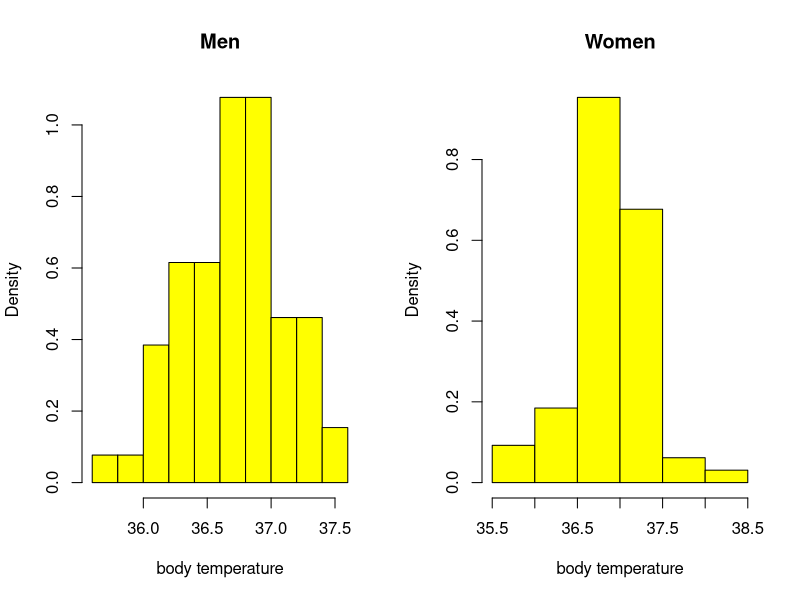
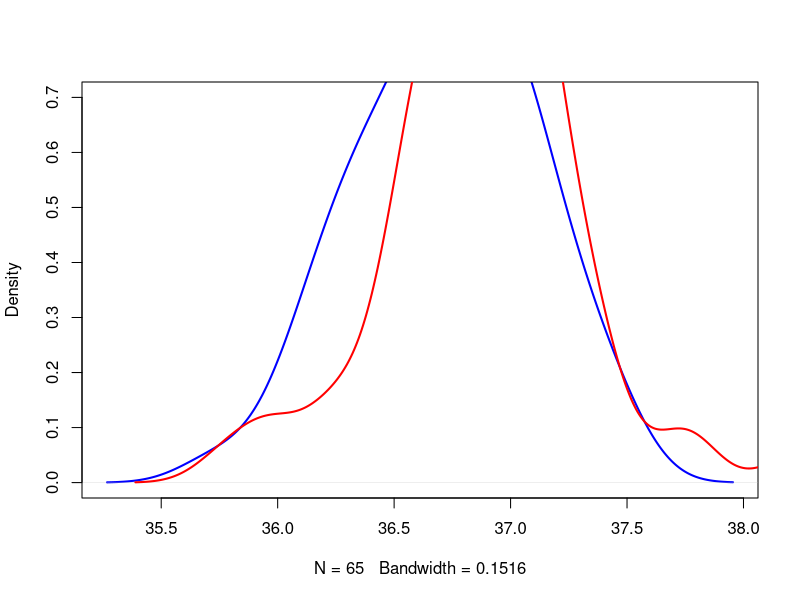
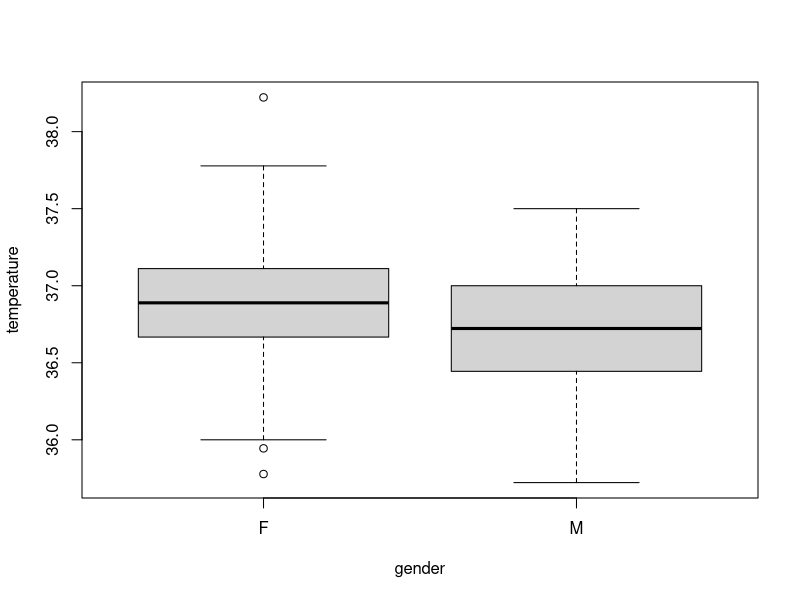
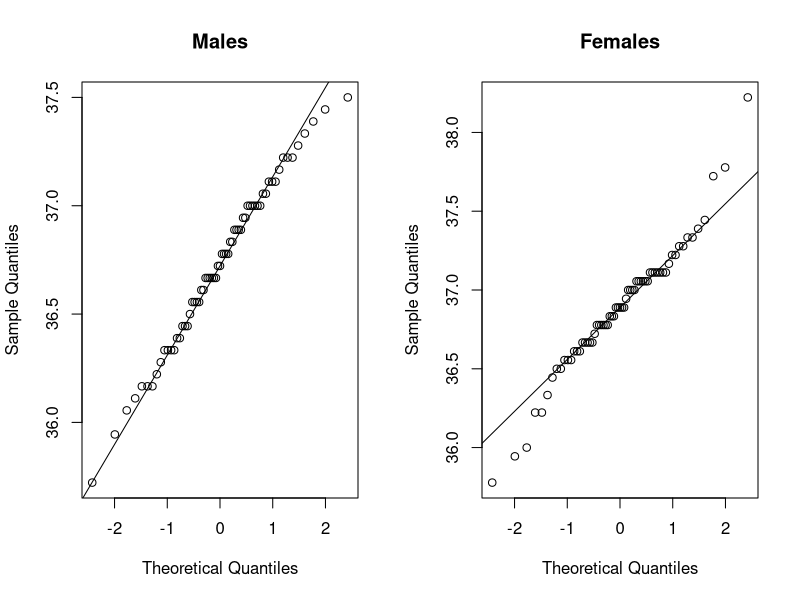
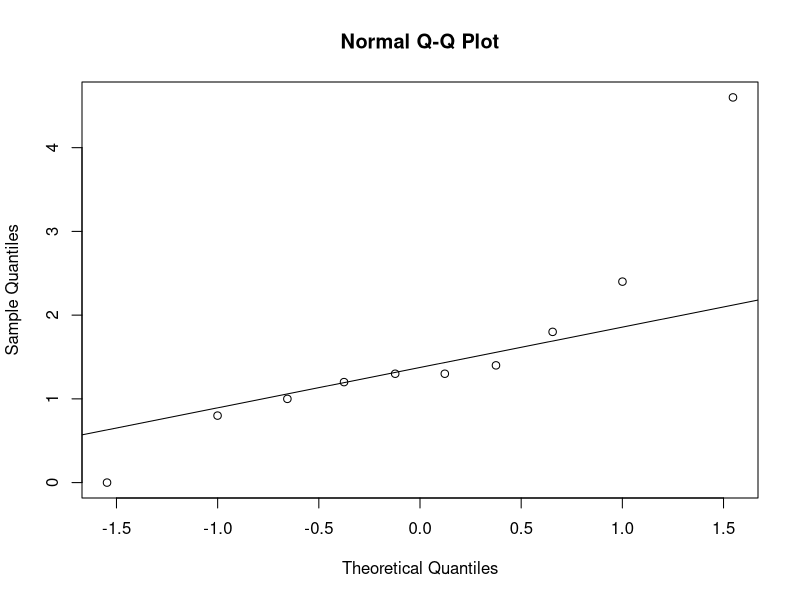
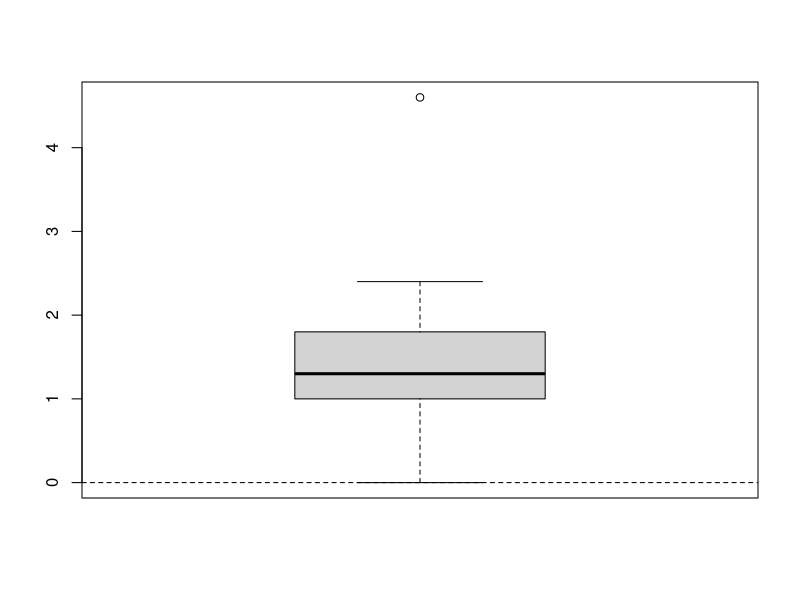

Source code (R) for these figures, in order:
## ---- chunk 1
setwd('/home/hieu/BDMA/SL/')
temp.data <- read.table('normtemp-data/normtemp.txt', head=T)
temp.data$temperature <- (temp.data$temperature-32)*5/9
attach(temp.data)
## ---- chunk 2
# Histograms comparison
par(mfrow=c(1, 2))
hist(temperature[gender=='M'], main='Men', prob=T, col='yellow', xlab='body temperature')
hist(temperature[gender=='F'], main='Women', prob=T, col='yellow', xlab='body temperature')
par(mfrow=c(1, 1))

d.m <- density(temperature[gender=='M'])
d.f <- density(temperature[gender=='F'])
plot(d.m, main="", lwd=2, col='blue', ylim=c(0, 0.7))
lines(d.f, lwd=2, col='red')

# side-by-side boxplots
boxplot(temperature ~ gender, col='lightgray')
## ---- chunk 3
# Normal quantile plots
par(mfrow=c(1,2))
qqnorm(temperature[gender=='M'], main="Males")
qqline(temperature[gender=='M'])

qqnorm(temperature[gender=='F'], main='Females')
qqline(temperature[gender=='F'])
par(mfrow=c(1,1))
## ---- chunk 4
# Males
n1 <- length(temperature[gender=='M'])
n1

m.1 <- mean(temperature[gender=='M'])
m.1

s2.1 <- var(temperature[gender=='M'])
s2.1

# Females
n2 <- length(temperature[gender=='F'])
n2

m.2 <- mean(temperature[gender=='F'])
m.2

s2.2 <- var(temperature[gender=='F'])
s2.2

# pooled variance
pooled.var <- ((n1-1)*s2.1+(n2-1)*s2.2)/(n1+n2-2)

# test statistic
t.obs <- (m.1-m.2)/(sqrt(pooled.var*(1/n1 +1/n2)))
t.obs
p.value <- 2*pt(-abs(t.obs), n1+n2-2)
p.value
## ---- chunk 5
# function t.test()
t.test(temperature[gender=='M'], temperature[gender=='F'], var.equal=TRUE)
t.test(temperature ~ gender, var.equal=TRUE)
## ---- chunk 6
# critical values
qf(0.025, n1-1, n2-1)
qf(0.975, n1-1, n2-1)

# observed value of the test statistics
t.obs <- s2.1/s2.2
t.obs

# compute the p.value
1/t.obs
p.value <- pf(t.obs, n1-1, n2-1)+ (1-pf(1/t.obs, n2-1,n1-1))
p.value

var.test(temperature[gender=='M'], temperature[gender=='F'])
var.test(temperature~gender)

# t.test non-equal variances
t.test(temperature ~ gender, var.equal=FALSE)
## ---- chunk 7
data(sleep)
attach(sleep)
## ---- chunk 8
g1 <- extra[group==1]
g2 <- extra[group==2]

d <- g2-g1
qqnorm(d)
qqline(d)

boxplot(g2-g1, col="lightgray")
abline(h=0, lty=2)

t.test(d)

# wrong application of the t-test 
t.test(g2, g1, paired=FALSE)

# t-test for paired data 
t.test(g2, g1, paired=TRUE)
t.test(d)
## ---- chunk 9
M <- matrix(c(335, 76, 302, 105), ncol=2, byrow=TRUE)
M
margin.table(M, margin=1)

# Placebo
n1 <- 335+76
pp.hat <- 335/n1
pp.hat

# Vitamin C
n2 <- 302+105
pc.hat <- 302/n2
pc.hat

# pooled pi
p.hat <- (335+302)/(n1+n2)
p.hat

se.hat <- sqrt(p.hat*(1-p.hat)*(1/n1+1/n2))
se.hat

t.obs <- (pp.hat-pc.hat)/se.hat
t.obs

p.value <- 1-pnorm(t.obs)
p.value

# binom.test
prop.test(c(335, 302), c(n1, n2), alt='g')
